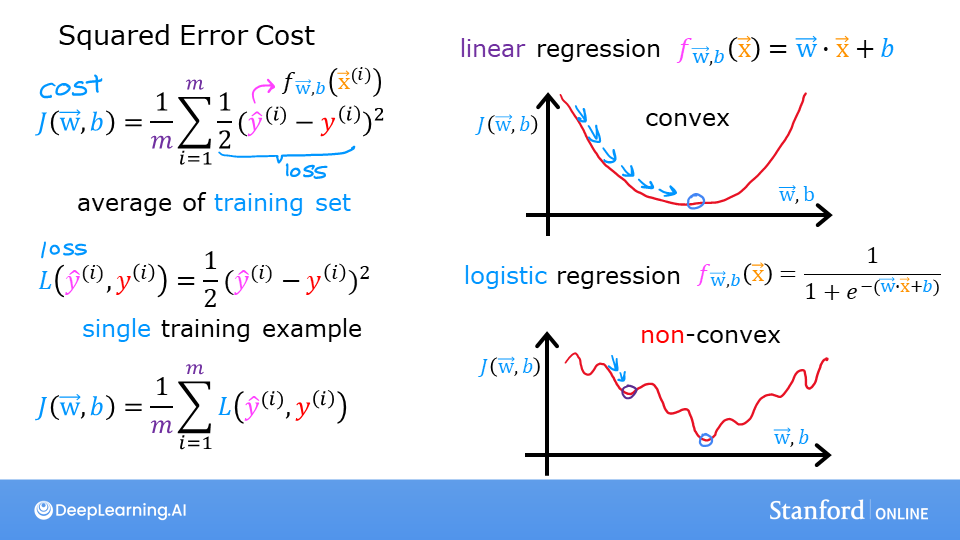
#> input picture workWeek3/images/C1_W3_SqErrorVsLogistic.png, 960 x 540 px, found by its file name
$ jupyter execute --allow-errors C1_W3_Lab04_LogisticLoss_Soln.ipynb   (shell and % lines are left out)
#> lines starting #> are read from the running program, lines starting #| are printed output that depends on the picture
[cell 1]
from google.colab import drive
drive.mount('/content/drive')
import os
os.chdir('/content/drive/MyDrive/Cursos_Data_Science/Curso_Machine_Learning_UStanford/workWeek3') # utilizar una ruta absoluta para acceder a los archivos de la carpeta

# Optional Lab: Logistic Regression, Logistic Loss

In this ungraded lab, you will:
- explore the reason the squared error loss is not appropriate for logistic regression
- explore the logistic loss function

[cell 2]
import numpy as np
import matplotlib.pyplot as plt
from plt_logistic_loss import  plt_logistic_cost, plt_two_logistic_loss_curves, plt_simple_example
from plt_logistic_loss import soup_bowl, plt_logistic_squared_error
plt.style.use('./deeplearning.mplstyle')

[cell 3]
#esto solo en colab para que muestre la imagen
from PIL import Image
from IPython.display import display

# Cambia la ruta a donde esté tu imagen en Google Drive
img_path = "/content/drive/MyDrive/Cursos_Data_Science/Curso_Machine_Learning_UStanford/workWeek3/images/C1_W3_SqErrorVsLogistic.png"

# Cargar y mostrar la imagen
img = Image.open(img_path)
#> img is the input picture: PIL image 960x540 RGB; mean R, G, B 227.4, 234.6, 244.9
display(img)

## Squared error for logistic regression?
 Recall for **Linear** Regression we have used the **squared error cost function**:
The equation for the squared error cost with one variable is:
  $$J(w,b) = \frac{1}{2m} \sum\limits_{i = 0}^{m-1} (f_{w,b}(x^{(i)}) - y^{(i)})^2 \tag{1}$$

where
  $$f_{w,b}(x^{(i)}) = wx^{(i)} + b \tag{2}$$

Recall, the squared error cost had the nice property that following the derivative of the cost leads to the minimum.

[cell 4]
from google.colab import output
output.enable_custom_widget_manager()

[cell 5]
soup_bowl()
#> (this line was passed over: plt_logistic_loss is not available in this run)

This cost function worked well for linear regression, it is natural to consider it for logistic regression as well. However, as the slide above points out, $f_{wb}(x)$ now has a non-linear component, the sigmoid function:   $f_{w,b}(x^{(i)}) = sigmoid(wx^{(i)} + b )$.   Let's try a squared error cost on the example from an earlier lab, now including the sigmoid.

Here is our training data:

[cell 6]
x_train = np.array([0., 1, 2, 3, 4, 5],dtype=np.longdouble)
y_train = np.array([0,  0, 0, 1, 1, 1],dtype=np.longdouble)
plt_simple_example(x_train, y_train)
#> (this line was passed over: plt_logistic_loss is not available in this run)

Now, let's get a surface plot of the cost using a *squared error cost*:
  $$J(w,b) = \frac{1}{2m} \sum\limits_{i = 0}^{m-1} (f_{w,b}(x^{(i)}) - y^{(i)})^2 $$

where
  $$f_{w,b}(x^{(i)}) = sigmoid(wx^{(i)} + b )$$

[cell 7]
plt.close('all')
plt_logistic_squared_error(x_train,y_train)
#> (this line was passed over: plt_logistic_loss is not available in this run)
plt.show()

While this produces a pretty interesting plot, the surface above not nearly as smooth as the 'soup bowl' from linear regression!

Logistic regression requires a cost function more suitable to its non-linear nature. This starts with a Loss function. This is described below.

## Logistic Loss Function

[cell 8]
import matplotlib.pyplot as plt
from PIL import Image

# Cargar las imágenes
img1 = Image.open("/content/drive/MyDrive/Cursos_Data_Science/Curso_Machine_Learning_UStanford/workWeek3/images/C1_W3_LogisticLoss_a.png")
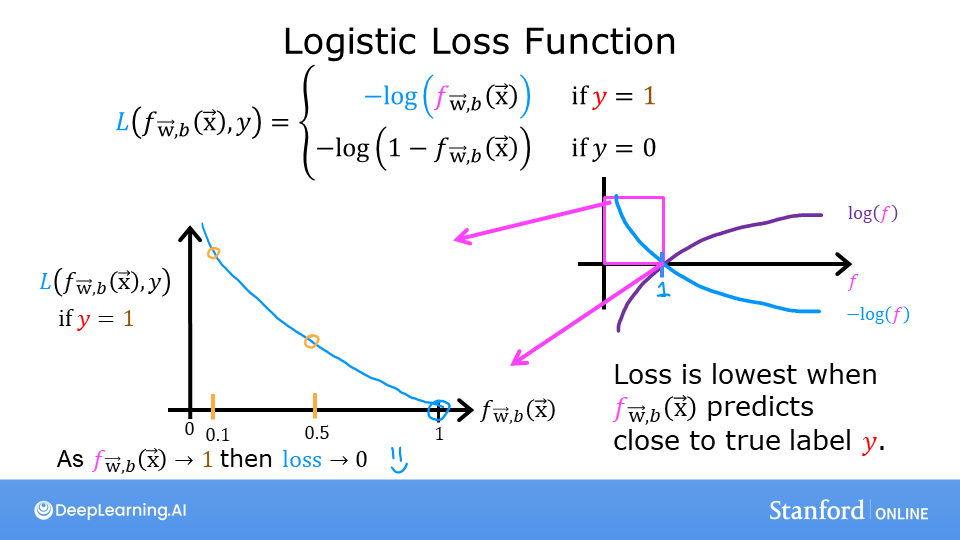
#> input picture workWeek3/images/C1_W3_LogisticLoss_a.png, 960 x 540 px, found by its file name
#> img1 is the input picture: PIL image 960x540 RGB; mean R, G, B 228, 234.6, 245.2
img2 = Image.open("/content/drive/MyDrive/Cursos_Data_Science/Curso_Machine_Learning_UStanford/workWeek3/images/C1_W3_LogisticLoss_b.png")
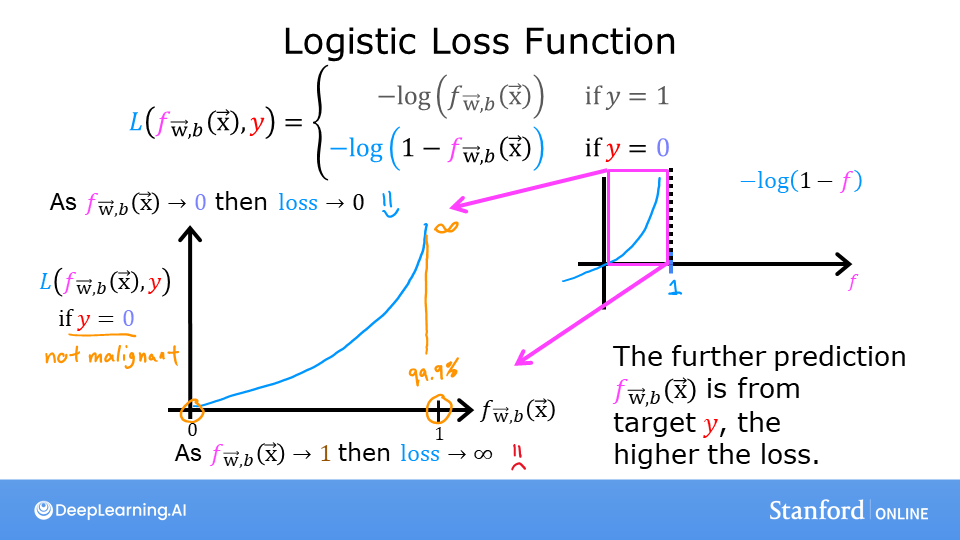
#> input picture workWeek3/images/C1_W3_LogisticLoss_b.png, 960 x 540 px, found by its file name
#> img2 is the input picture: PIL image 960x540 RGB; mean R, G, B 227.9, 234, 244
img3 = Image.open("/content/drive/MyDrive/Cursos_Data_Science/Curso_Machine_Learning_UStanford/workWeek3/images/C1_W3_LogisticLoss_c.png")
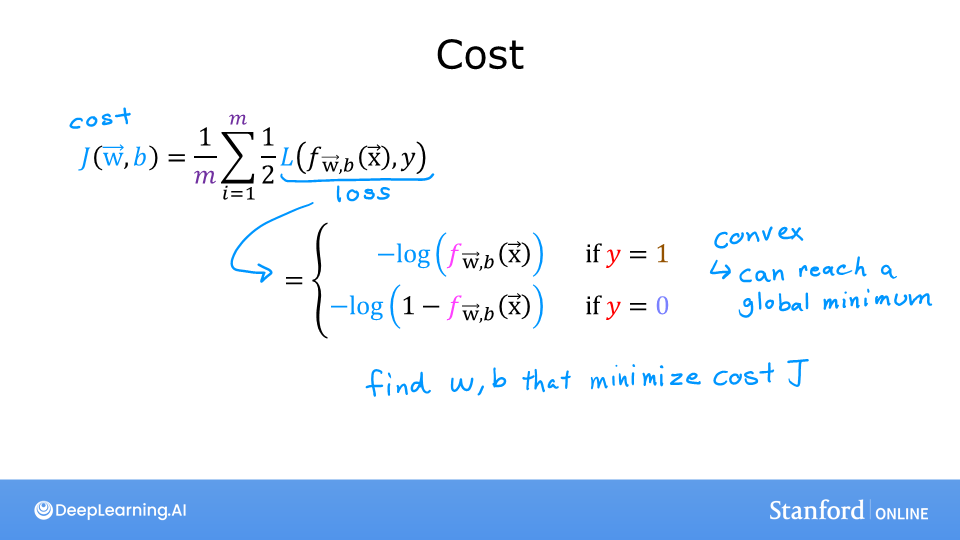
#> input picture workWeek3/images/C1_W3_LogisticLoss_c.png, 960 x 540 px, found by its file name
#> img3 is the input picture: PIL image 960x540 RGB; mean R, G, B 231.8, 240.5, 250.8

# Redimensionar las imágenes al 30% de su tamaño original
img1 = img1.resize((int(img1.width * 0.3), int(img1.height * 0.3)))
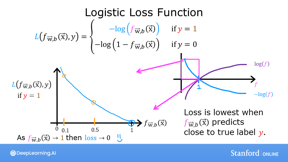
#> img1: PIL image 288x162 RGB; mean R, G, B 227.6, 234.2, 244.9
img2 = img2.resize((int(img2.width * 0.3), int(img2.height * 0.3)))
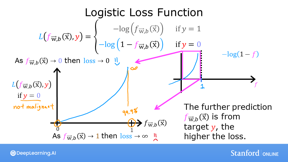
#> img2: PIL image 288x162 RGB; mean R, G, B 227.5, 233.6, 243.6
img3 = img3.resize((int(img3.width * 0.3), int(img3.height * 0.3)))
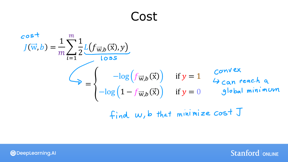
#> img3: PIL image 288x162 RGB; mean R, G, B 231.5, 240.3, 250.7

# Crear la figura y los ejes
#> (the rest of this cell did not finish here and is left out)

Logistic Regression uses a loss function more suited to the task of categorization where the target is 0 or 1 rather than any number.

>**Definition Note:**   In this course, these definitions are used:
**Loss** is a measure of the difference of a single example to its target value while the
**Cost** is a measure of the losses over the training set

This is defined:
* $loss(f_{\mathbf{w},b}(\mathbf{x}^{(i)}), y^{(i)})$ is the cost for a single data point, which is:

\begin{equation}
  loss(f_{\mathbf{w},b}(\mathbf{x}^{(i)}), y^{(i)}) = \begin{cases}
    - \log\left(f_{\mathbf{w},b}\left( \mathbf{x}^{(i)} \right) \right) & \text{if $y^{(i)}=1$}\\
    - \log \left( 1 - f_{\mathbf{w},b}\left( \mathbf{x}^{(i)} \right) \right) & \text{if $y^{(i)}=0$}
  \end{cases}
\end{equation}

*  $f_{\mathbf{w},b}(\mathbf{x}^{(i)})$ is the model's prediction, while $y^{(i)}$ is the target value.

*  $f_{\mathbf{w},b}(\mathbf{x}^{(i)}) = g(\mathbf{w} \cdot\mathbf{x}^{(i)}+b)$ where function $g$ is the sigmoid function.

The defining feature of this loss function is the fact that it uses two separate curves. One for the case when the target is zero or ($y=0$) and another for when the target is one ($y=1$). Combined, these curves provide the behavior useful for a loss function, namely, being zero when the prediction matches the target and rapidly increasing in value as the prediction differs from the target. Consider the curves below:

[cell 9]
plt_two_logistic_loss_curves()
#> (this line was passed over: plt_logistic_loss is not available in this run)
